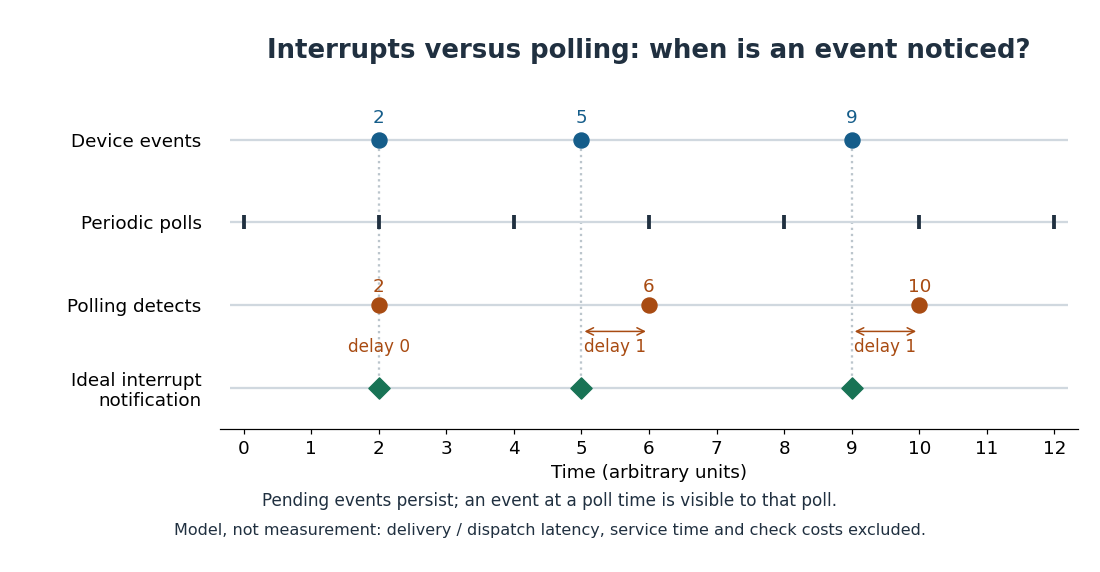

Source code (Python):
"""Generate an idealized event-notification timeline, not measured hardware data.

Tested with Python 3.14.4, NumPy 2.3.5, Matplotlib 3.10.7.
Run from _media; the opaque matching PNG is written to the current directory.
"""

from pathlib import Path

import matplotlib

matplotlib.use("Agg")
import matplotlib.pyplot as plt
import numpy as np


def main():
    events = np.array([2, 5, 9])
    polls = np.arange(0, 13, 2)
    detections = polls[np.searchsorted(polls, events, side="left")]
    delays = detections - events
    plt.rcParams.update({"font.family": "DejaVu Sans", "font.size": 12})
    fig, ax = plt.subplots(figsize=(10, 5.2), dpi=110, facecolor="white")
    ax.set_facecolor("white")
    ink, blue, green, orange = "#203040", "#155d8a", "#187355", "#a84b12"
    rows = [(3, "Device events"), (2, "Periodic polls"),
            (1, "Polling detects"), (0, "Ideal interrupt\nnotification")]
    for y, _ in rows:
        ax.hlines(y, -0.2, 12.2, color="#d0d8df", linewidth=1.5)
    for event in events:
        ax.vlines(event, -0.08, 3.08, color="#bbc5cc", linestyle=":", zorder=1)
    ax.scatter(events, np.full(3, 3), s=95, color=blue, zorder=3)
    ax.scatter(polls, np.full(7, 2), s=80, marker="|", linewidths=2.5,
               color=ink, zorder=3)
    ax.scatter(detections, np.full(3, 1), s=95, color=orange, zorder=3)
    ax.scatter(events, np.zeros(3), s=95, marker="D", color=green, zorder=3)
    for event, detect, delay in zip(events, detections, delays):
        ax.text(event, 3.2, str(event), ha="center", color=blue)
        ax.text(detect, 1.16, str(detect), ha="center", color=orange)
        if delay:
            ax.annotate("", xy=(detect, 0.68), xytext=(event, 0.68),
                        arrowprops={"arrowstyle": "<->", "color": orange})
        ax.text((event + detect) / 2, 0.43, f"delay {delay}",
                ha="center", color=orange, fontsize=11)
    ax.set(xlim=(-0.35, 12.35), ylim=(-0.5, 3.65),
           xticks=np.arange(13), yticks=[y for y, _ in rows],
           yticklabels=[label for _, label in rows], xlabel="Time (arbitrary units)")
    ax.tick_params(axis="y", length=0, pad=12)
    for spine in ["top", "left", "right"]:
        ax.spines[spine].set_visible(False)
    ax.set_title("Interrupts versus polling: when is an event noticed?",
                 fontsize=17, weight="bold", color=ink, pad=18)
    fig.text(0.5, 0.115,
             "Pending events persist; an event at a poll time is visible to that poll.",
             ha="center", fontsize=11, color=ink)
    fig.text(0.5, 0.065,
             "Model, not measurement: delivery / dispatch latency, service time and check costs excluded.",
             ha="center", fontsize=10.5, color=ink)
    fig.subplots_adjust(left=0.2, right=0.98, top=0.85, bottom=0.25)
    fig.savefig(Path.cwd() / (Path(__file__).stem + ".png"),
                facecolor="white", transparent=False)
    plt.close(fig)


if __name__ == "__main__":
    main()
